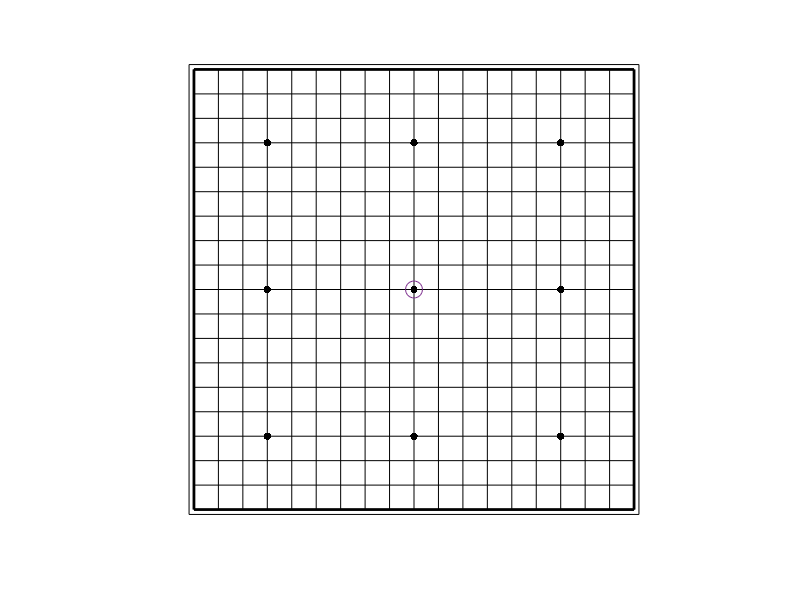

The MATLAB source for this figure:
function five_in_a_row
%图形界面初始化：Initialize GUI(Graphical User Interface)
    axis equal
    axis([-10,10,-10,10])
    set(gca,'xtick',[],'ytick',[],'xcolor','w','ycolor','w')
    set(gca,'color',[0.8392,0.7216,0.3804])
    hold on
%按键函数初始化设置：Initialize the function of button
    set(gcf,'WindowButtonDownFcn',@buttondown)
%全局变量：Define global variables
global winner;
global turn;
global checher_board
global black;
global white;
global postion;
global plotblack;
global plotwhite;
global plotpostion;

init()
    function init(~,~)
        %初始化前清除原有图像：Remove original images before initialization 
        delete(findobj('tag','piece'));
        delete(findobj('tag','redcross'));
        delete(findobj('type','line'));
        delete(findobj('type','patch'));
        
        %棋盘绘制：Plot chessboard
        x1=[-9,-9,-8,-8,-7,-7,-6,-6,-5,-5,-4,-4,-3,-3,-2,-2,-1,-1,0,0,1,1,2,2,3,3,4,4,5,5,6,6,7,7,8,8,9,9];
        y1=[-9,9,9,-9,-9,9,9,-9,-9,9,9,-9,-9,9,9,-9,-9,9,9,-9,-9,9,9,-9,-9,9,9,-9,-9,9,9,-9,-9,9,9,-9,-9,9];
        x2=[-9,9,9,-9,-9];y2=[9,9,-9,-9,9];x3=[-9.2,9.2,9.2,-9.2,-9.2];y3=[9.2,9.2,-9.2,-9.2,9.2];
        x4=[-6,-6,-6,0,0,0,6,6,6];y4=[6,0,-6,6,0,-6,6,0,-6];
        plot(x1,y1,'k'),plot(y1,x1,'k')
        plot(x2,y2,'k','LineWidth',2)
        plot(x3,y3,'k'),scatter(gca,x4,y4,30,'k','filled')
        
        %棋子棋盘数值初始化：Initialize chessboard and chess pieces
        winner=0;postion=[0 0];turn=1;
        black=[20,20];white=[-20,-20];
        black(1,:)=[];white(1,:)=[];
        checher_board=zeros(19,19);
        
        %绘制函数初始化：Initialize the plot function
        plotblack=scatter(gca,black(:,1),black(:,2),150,'k','filled','tag','piece');
        plotwhite=scatter(gca,white(:,1),white(:,2),150,'w','filled','tag','piece');
        plotpostion=scatter(gca,postion(1,1),postion(1,2),150,'rx','tag','redcross');
    end

    function buttondown(~,~)
        xy=get(gca,'CurrentPoint');
        xp=xy(1,2);yp=xy(1,1);
        pos=[yp,xp];
        pos=round(pos);
        if all(abs(pos)<=9)
            postion=round(pos);
            if strcmp(get(gcf,'SelectionType'),'alt'),undo();end
            if strcmp(get(gcf,'SelectionType'),'open'),undo();end
            if strcmp(get(gcf,'SelectionType'),'normal'),set_piece();end
            if strcmp(get(gcf,'SelectionType'),'extend'),init();end
            redraw()
        end
    end

    function set_piece(~,~)
        if checher_board(postion(1)+10,postion(2)+10)==0&&winner==0
            switch turn
                case 1
                    checher_board(postion(1)+10,postion(2)+10)=1;
                    black=[black;postion];
                    turn=mod(turn+1,2);
                case 0
                    checher_board(postion(1)+10,postion(2)+10)=-1;
                    white=[white;postion];
                    turn=mod(turn+1,2);
            end
            
        end     
    end

    function redraw(~,~)
        if winner==0
            set(plotblack,'XData',black(:,1),'YData',black(:,2))
            set(plotwhite,'XData',white(:,1),'YData',white(:,2))
            set(plotpostion,'XData',postion(:,1),'YData',postion(:,2))
        judge()
        end
    end

    function judge(~,~)
        temp_mat_1=checher_board+[zeros(19,1),checher_board(:,1:18)]...
                                +[zeros(19,2),checher_board(:,1:17)]...
                                +[checher_board(:,2:end),zeros(19,1)]...
                                +[checher_board(:,3:end),zeros(19,2)];
        temp_mat_2=checher_board+[zeros(1,19);checher_board(1:18,:)]...
                                +[zeros(2,19);checher_board(1:17,:)]...
                                +[checher_board(2:end,:);zeros(1,19)]...
                                +[checher_board(3:end,:);zeros(2,19)];
        temp_mat_3=checher_board+[zeros(1,19);[zeros(18,1),checher_board(1:18,1:18)]]...
                                +[zeros(2,19);[zeros(17,2),checher_board(1:17,1:17)]]...
                                +[[checher_board(2:end,2:end),zeros(18,1)];zeros(1,19)]...
                                +[[checher_board(3:end,3:end),zeros(17,2)];zeros(2,19)];
        temp_mat_4=checher_board+[[zeros(18,1),checher_board(2:end,1:18)];zeros(1,19)]...
                                +[[zeros(17,2),checher_board(3:end,1:17)];zeros(2,19)]...
                                +[zeros(1,19);[checher_board(1:18,2:end),zeros(18,1)]]...
                                +[zeros(2,19);[checher_board(1:17,3:end),zeros(17,2)]];
        switch 1
            case any(any(temp_mat_1==5))||any(any(temp_mat_1==-5)),winner=any(any(temp_mat_1==5))-any(any(temp_mat_1==-5));
                [pos_x,pos_y]=find(temp_mat_1(:,:)==winner*5);endpoint=[pos_x(1),pos_y(1);pos_x(1),pos_y(1)]+[0 2;0 -2];
            case any(any(temp_mat_2==5))||any(any(temp_mat_2==-5)),winner=any(any(temp_mat_2==5))-any(any(temp_mat_2==-5));
                [pos_x,pos_y]=find(temp_mat_2(:,:)==winner*5);endpoint=[pos_x(1),pos_y(1);pos_x(1),pos_y(1)]+[2 0;-2 0];
            case any(any(temp_mat_3==5))||any(any(temp_mat_3==-5)),winner=any(any(temp_mat_3==5))-any(any(temp_mat_3==-5));
                [pos_x,pos_y]=find(temp_mat_3(:,:)==winner*5);endpoint=[pos_x(1),pos_y(1);pos_x(1),pos_y(1)]+[2 2;-2 -2];
            case any(any(temp_mat_4==5))||any(any(temp_mat_4==-5)),winner=any(any(temp_mat_4==5))-any(any(temp_mat_4==-5));
                [pos_x,pos_y]=find(temp_mat_4(:,:)==winner*5);endpoint=[pos_x(1),pos_y(1);pos_x(1),pos_y(1)]+[2 -2;-2 2];
        end
        if winner~=0
            plot(endpoint(:,1)-10,endpoint(:,2)-10,'color',[0.8 0 0],'linewidth',2,'tag','clues')
            delete(findobj('tag','redcross'))
        end
    end
end

